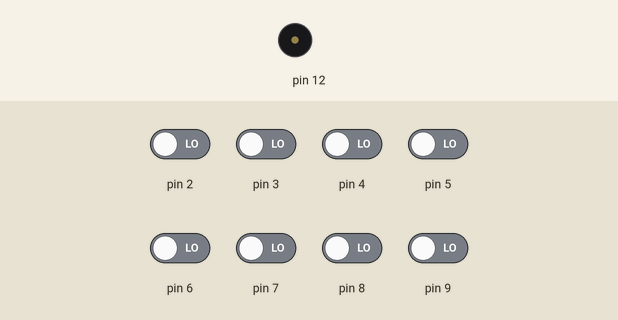
This sketch was run on a simulated Arduino Uno, built with avr-gcc and run on an emulated ATmega328P. Parts: buzzer (waves = sounding). Inputs (shaded band) come from the test bench; at power-on: pin 2–9 LOW.

Above: at 1.2 s.
1.3 s: pin 2 driven HIGH
At 1.55 s:
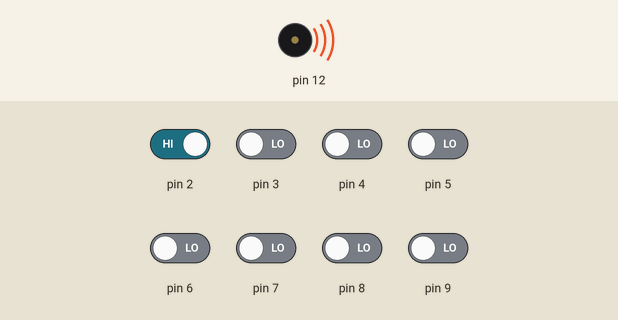
4.3 s: pin 2 driven LOW
At 4.3 s:
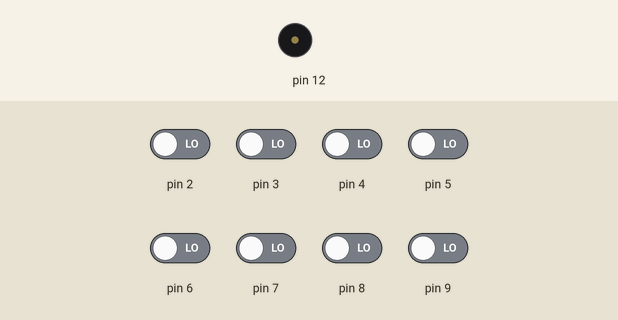
5.8 s: pin 3 driven HIGH
At 6.05 s:
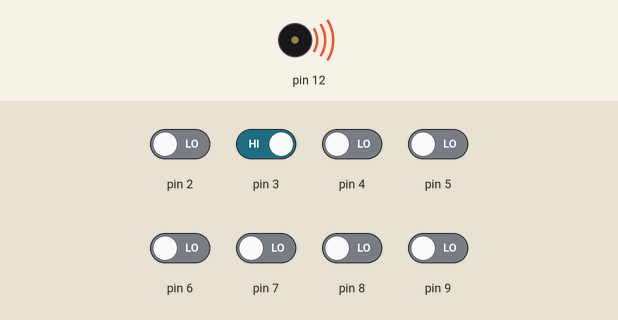
Timing chart, 0 to 14.8 s (numbered marks = the images above; inputs shaded):
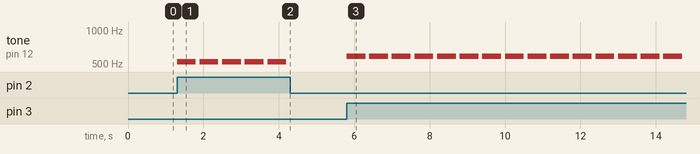

The sketch:

_1.ino
```cpp
// C++ code
//
int tones[] = {523,587,659,698,784,880,988,1046};
void setup()
{
  pinMode(12, OUTPUT);
  pinMode( 2, INPUT);
  pinMode( 3, INPUT);
  pinMode( 4, INPUT);
  pinMode( 5, INPUT);
  pinMode( 6, INPUT);
  pinMode( 7, INPUT);
  pinMode( 8, INPUT);
  pinMode( 9, INPUT);
  Serial.begin(9600);
}

void loop()
{
 int input = 0;
  input = digitalRead(2);
  if( input == HIGH)
  {
    tone(12,tones[0],500);
    delay(600);
}
   input = digitalRead(3);
  if( input == HIGH)
  {
    tone(12,tones[1],500);
    delay(600);
}
   input = digitalRead(4);
  if( input == HIGH)
  {
    tone(12,tones[2],500);
    delay(600);
}
   input = digitalRead(5);
  if( input == HIGH)
  {
    tone(12,tones[3],500);
    delay(600);
}
   input = digitalRead(6);
  if( input == HIGH)
  {
    tone(12,tones[4],500);
    delay(600);
}
   input = digitalRead(7);
  if( input == HIGH)
  {
    tone(12,tones[5],500);
    delay(600);
}
   input = digitalRead(8);
  if( input == HIGH)
  {
    tone(12,tones[6],500);
    delay(600);
}
   input = digitalRead(9);
  if( input == HIGH)
  {
    tone(12,tones[7],500);
    delay(600);
  }


}
```

Measured:
- after the input at 1.3 s, tone on pin 12: alternates 523 Hz for 0.50 s and silent for 0.10 s, starting at once
- after the input at 4.3 s, tone on pin 12: stops changing and stays silent
- after the input at 5.8 s, tone on pin 12: alternates 587 Hz for 0.50 s and silent for 0.10 s, starting at once
